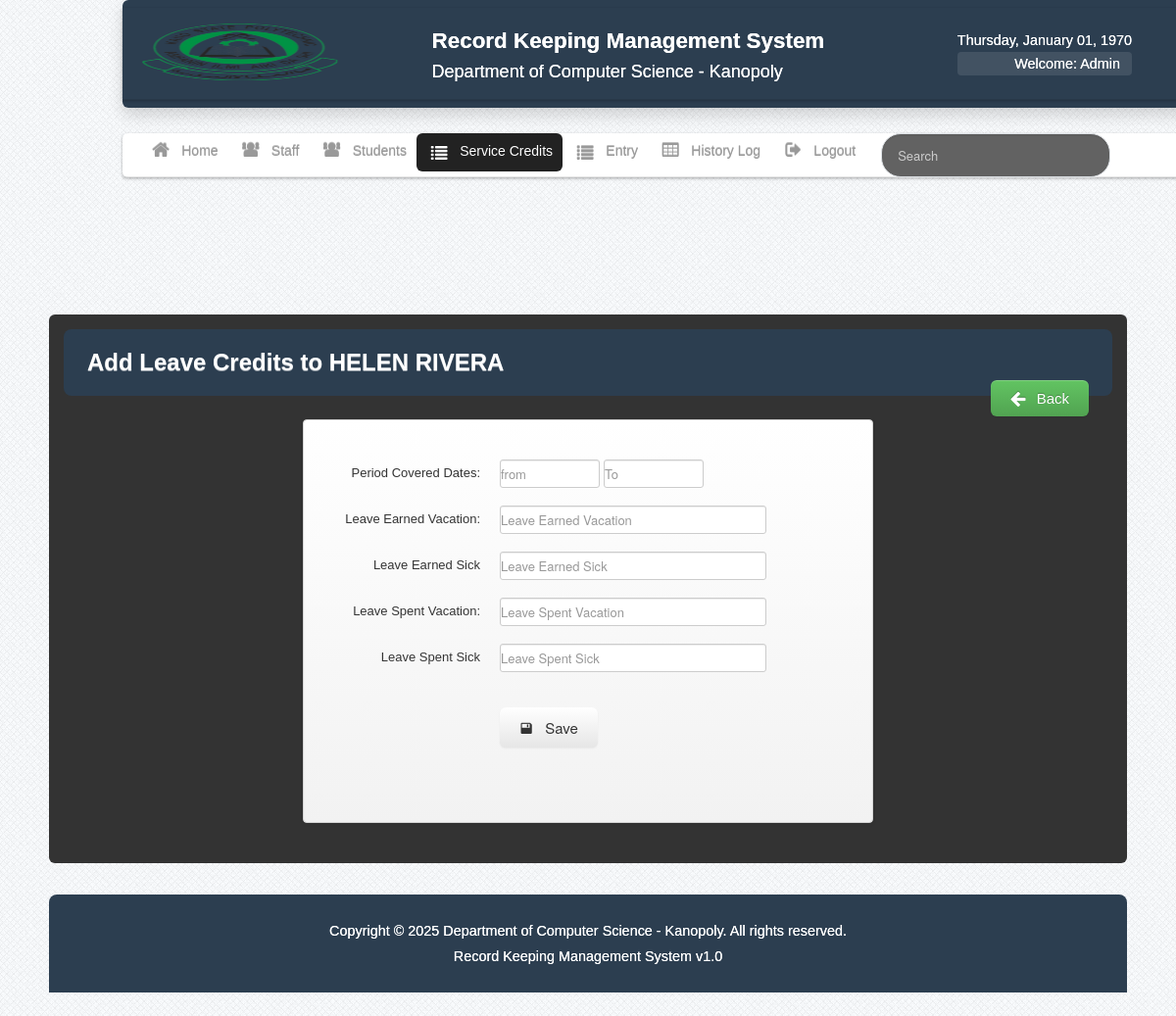
The app's page /add_leave_non.php?id=103 (signed in) with its own data.
### tables this page shows
CREATE TABLE IF NOT EXISTS `user` (
  `User_id` int(11) NOT NULL AUTO_INCREMENT,
  `UserName` varchar(50) NOT NULL,
  `Password` varchar(50) NOT NULL,
  `FirstName` varchar(50) NOT NULL,
  `LastName` varchar(50) NOT NULL,
  `User_Type` varchar(50) NOT NULL,
  PRIMARY KEY (`User_id`)
);

CREATE TABLE IF NOT EXISTS `employee` (
  `employeeID` int(11) NOT NULL AUTO_INCREMENT,
  `Position` varchar(50) NOT NULL,
  `salary_grade` int(11) NOT NULL,
  `step` int(11) NOT NULL,
  `LastName` varchar(50) NOT NULL,
  `FirstName` varchar(50) NOT NULL,
  `MiddleName` varchar(50) NOT NULL,
  `Sex` varchar(10) NOT NULL,
  `Date_of_Birth` varchar(50) NOT NULL,
  `birth_place` varchar(100) NOT NULL,
  `tin` varchar(50) NOT NULL,
  `Eligibility` varchar(50) NOT NULL,
  `RemarkID` int(11) NOT NULL,
  `School` varchar(150) NOT NULL,
  `location` varchar(200) NOT NULL,
  `height` varchar(3) NOT NULL,
  `weight` varchar(5) NOT NULL,
  `civil_status` varchar(50) NOT NULL,
  `citizenship` varchar(50) NOT NULL,
  `blood_type` varchar(10) NOT NULL,
  `gsis` varchar(100) NOT NULL,
  `pag_ibig` varchar(100) NOT NULL,
  `PHILHEALTH` varchar(100) NOT NULL,
  `SSS` varchar(100) NOT NULL,
  `Authorized_Salary` varchar(100) NOT NULL,
  `Actual_Salary` varchar(100) NOT NULL,
  `Status` varchar(50) NOT NULL,
  `Civil_Service_Eligibility` varchar(100) NOT NULL,
  `Remarks` varchar(100) NOT NULL,
  `Residential_Address` varchar(100) NOT NULL,
  `ZIP_CODE1` varchar(20) NOT NULL,
  `Telephone_NO` varchar(20) NOT NULL,
  `Permanent_Address` varchar(100) NOT NULL,
  `ZIP_CODE2` varchar(20) NOT NULL,
  `Email_Address` varchar(100) NOT NULL,
  `Cellphone_NO` varchar(15) NOT NULL,
  `Agency_Employee_NO` varchar(20) NOT NULL,
  `Item_Number` varchar(50) NOT NULL,
  `Area_Code` varchar(50) NOT NULL,
  `Area_Type` varchar(50) NOT NULL,
  `ATTRIBUTION` varchar(50) NOT NULL,
  `Employee_No` varchar(50) NOT NULL,
  `qualification` varchar(100) NOT NULL,
  `Classification` varchar(100) NOT NULL,
  `District` varchar(100) NOT NULL,
  PRIMARY KEY (`employeeID`)
);

### session.php (called while the page is built, shortened)
<?php
$id_session=$_SESSION['id'];
?>

### add_leave_non.php (the view, shortened to what this page needs)
<?php include('dbcon.php'); include('session.php');include('header.php');
    $get_id=$_GET['id'];
?>
<body>
   <?php include('nav-top.php'); ?>
    <div class="navbar navbar-fixed-top1">
        <div class="navbar-inner">
            <div class="container">
                <div class="marg">
                    <ul class="nav">
                        <li>
                            <a href="home.php"><i class="icon-home icon-large"></i>Home</a>
                        </li>
                        <li><a href="emp_profiles.php"><i class="icon-group icon-large"></i>Staff</a></li>
                        <li><a href="student_profiles.php"><i class="icon-group icon-large"></i>Students</a></li>
                        <li class="active"><a href="leave_record.php"><i class="icon-list icon-large"></i>Service Credits</a></li>
                        <li><a href="entry.php"><i class="icon-list icon-large"></i>Entry</a></li>
                        <li><a href="history_log.php"><i class="icon-table icon-large"></i>History Log</a></li>
                        <li><a id="logout" data-toggle="modal" href="#myModal"><i class="icon-signout icon-large"></i>Logout</a></li>
                        <form  method="POST" action="search.php" class="navbar-search pull-right">
                            <input type="text" name="search" class="search-query" placeholder="Search">
                        </form>
                    </ul>
                </div>
            </div>
        </div>
    </div>
    <div class="wrapper">
        <div id="element" class="hero-body-leave">
            <div class="alert alert-info">
                <?php
                    $leave_query=mysqli_query($conn,"select * from employee where employeeID='$get_id'")or die(mysqli_errno());
                    $row=mysqli_fetch_array($leave_query);
                ?>
                <h2>Add Leave Credits to <?php echo $row['FirstName']." ".$row['LastName']; ?></h2>
                <div class="pull-right">
                <a class="btn btn-success btn-large"  data-original-title="Add Employee?" href="emp_non_teaching.php">  <i class="icon-arrow-left icon-large"></i>&nbsp;Back</a>
                  </div>
            </div>
            <div class="hero-body-add-user">
                <form class="form-horizontal" method="post">
                    <fieldset>
                        <div class="control-group">
                            <label class="control-label" for="input01">Period Covered Dates:</label>
                            <div class="controls">
                                <input type="text" id="smaller" name="from" class="Birthdate"   placeholder="from">
                                <input type="text" id="smaller" name="to" class="Birthdate"  placeholder="To">
                            </div>
                        </div>
                        <div class="control-group">
                            <label class="control-label" for="input01">Leave Earned Vacation:</label>
                            <div class="controls">
                                <input type="text" name="LEV" class="input-xlarge" id="input01"  placeholder="Leave Earned Vacation">
                            </div>
                        </div>
                        <div class="control-group">
                            <label class="control-label"   for="input01">Leave Earned Sick</label>
                            <div class="controls">
                                <input type="text"  name="LES" class="input-xlarge" id="input01"  placeholder="Leave Earned Sick">
                            </div>
                        </div>
                           <div class="control-group">
                            <label class="control-label" for="input01">Leave Spent Vacation:</label>
                            <div class="controls">
                                <input type="text" name="LSV" class="input-xlarge" id="input01"  placeholder="Leave Spent Vacation">
                            </div>
                        </div>
                        <div class="control-group">
                            <label class="control-label"   for="input01">Leave Spent Sick</label>
                            <div class="controls">
                                <input type="text"  name="LSS" class="input-xlarge" id="input01"  placeholder="Leave Spent Sick">
                            </div>
                        </div>
                        <div class="control-group">
                            <div class="controls">
                                <button type="submit" name="save" class="btn btn-large"><i class="icon-save"></i>&nbsp;Save</button>
                            </div>
                        </div>
                    </fieldset>
                </form>
            </div>
        </div>
        <?php include('footer.php');?>
    </div>
</body>

### nav-top.php
<div class="navbar navbar-fixed-top" id="mainNavbar">
    <div class="navbar-inner">
        <div class="container">
            <div class="marg_top">
                <a class="brand">
                    <img src="img/logo.png" width="200" height="58">
                </a>
                <a class="brand">
                    <h2>Record Keeping Management System</h2>
                    <div class="chmsc_nav"><font size="4" color="white">Department of Computer Science - Kanopoly</font></div>
                </a>
                <div class="pull-right">
                    <font color="white">
                        <?php
                            $Today=date('y:m:d');
                            $new=date('l, F d, Y',strtotime($Today));
                            echo $new; ?>
                        <p>
                            <?php
                                $user_query=mysqli_query($conn,"select *  from user where User_id='$id_session'")or die(mysqli_error($conn));
                                $row=mysqli_fetch_array($user_query);
                                echo 'Welcome:'." ".$row['User_Type'];
                            ?>
                        </p>
                    </font>
                </div>
            </div>
        </div>
    </div>
	</div>

### css/style.css (style rules this page uses)
* { margin:0; padding:0; }
body { font-family:"Trebuchet MS", "Myriad Pro", Arial, sans-serif; font-size:14px; background: #fff url(../img/bg.png) repeat top left; color:#333; text-shadow:0px 0px 0px #fff;; }
body { padding-top: 20px; }
a { color:#777; }
p { padding:5px 0px; }
.wrapper { width:1100px; margin:150px auto 10px auto; min-height:550px; }
.btn { border: none; border-radius: 5px; padding: 10px 20px; font-weight: 500; transition: all 0.3s ease; cursor: pointer; display: inline-flex; align-items: center; gap: 8px; }

### css/clean-modern-style.css (style rules this page uses)
:root { --primary: #2c3e50; --primary-dark: #1a2530; --secondary: #3498db; --secondary-dark: #2980b9; --success: #27ae60; --warning: #f39c12; --danger: #e74c3c; --light: #f8f9fa; --dark: #343a40; --gray: #6c757d; --light-gray: #e9ecef; --border: #dee2e6; --shadow: 0 0.125rem 0.25rem rgba(0, 0, 0, 0.075); --shadow-lg: 0 0.5rem 1rem rgba(0, 0, 0, 0.15); }
body { padding-top: 1rem; }
.navbar-fixed-top { background: var(--primary); box-shadow: var(--shadow-lg); border: none; padding: 0.5rem 0; }
.navbar-inner { background: transparent; border: none; max-width: 1200px; margin: 0 auto; padding: 0 1rem; }
.marg_top { display: flex; justify-content: space-between; align-items: center; padding: 0.5rem 0; }
.brand h2 { color: white; margin: 0; font-weight: 600; font-size: 1.4rem; }
.chmsc_nav { color: #bdc3c7 !important; font-size: 0.9rem; margin-top: 0.25rem; }
.pull-right { color: white; text-align: right; font-size: 0.9rem; }
.pull-right p { margin: 0.25rem 0 0; background: rgba(255, 255, 255, 0.1); padding: 0.25rem 0.75rem; border-radius: 0.25rem; }
.navbar-fixed-top1 { background: white; box-shadow: var(--shadow); margin-top: 120px; position: sticky; top: 0; z-index: 1000; }
.nav { display: flex; align-items: center; flex-wrap: wrap; padding: 0; margin: 0; }
.nav li { margin: 0; }
.nav li a { color: var(--dark); font-weight: 500; padding: 0.75rem 1rem; text-decoration: none; display: flex; align-items: center; gap: 0.5rem; transition: all 0.2s ease; border-radius: 0.375rem; }
.nav li.active a { background: var(--primary); color: white; }
.navbar-search { margin: 0 1rem; }
.navbar-search .search-query { border-radius: 20px; padding: 0.5rem 1rem; border: 1px solid var(--border); width: 200px; transition: all 0.3s ease; }
.wrapper { max-width: 1200px; margin: 140px auto 1.5rem auto; padding: 0 1rem; }
.btn { border: none; border-radius: 0.375rem; padding: 0.625rem 1.25rem; font-weight: 500; transition: all 0.2s ease; cursor: pointer; display: inline-flex; align-items: center; gap: 0.5rem; }
.alert { border-radius: 0.5rem; padding: 1rem 1.5rem; margin-bottom: 1.5rem; border: none; }
.alert-info { background: var(--primary); color: white; }
.alert-info h2 { margin: 0; font-weight: 600; font-size: 1.5rem; display: flex; align-items: center; gap: 0.75rem; }

### records on screen
user: User_Type "Admin"
employee: FirstName "HELEN", LastName "RIVERA"
